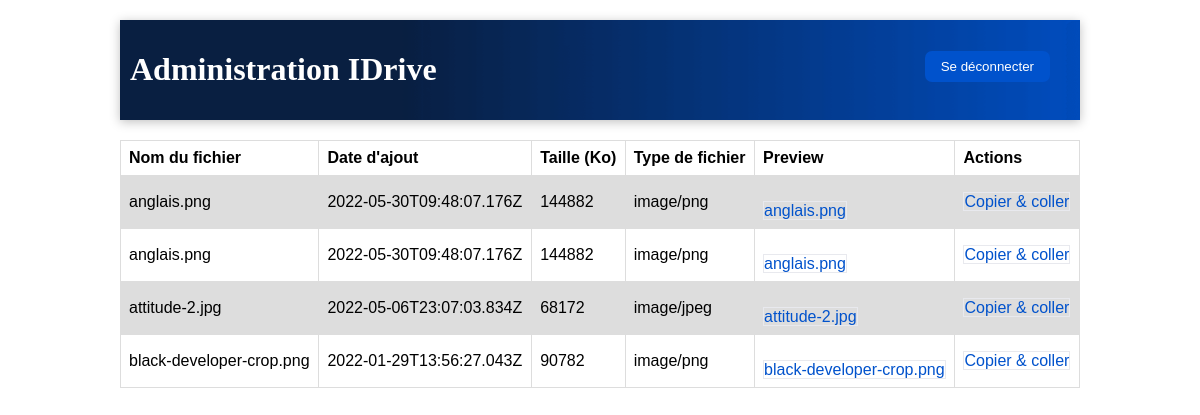
Page /IDriveWeb/Impersonate.php?id=1 on the earlier database version.
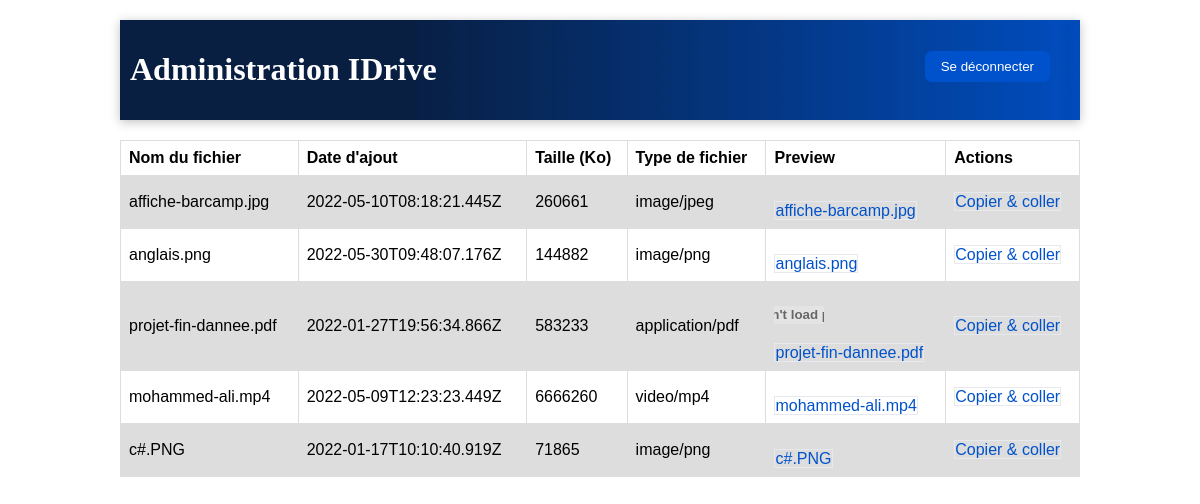
Same page on the later database version.
### tables this page shows
CREATE TABLE `docs` (
  `id` int(11) NOT NULL,
  `nom` varchar(100) NOT NULL,
  `user_id` int(11) NOT NULL,
  `upload_date` varchar(100) NOT NULL,
  `size` float NOT NULL,
  `file_type` text NOT NULL,
  `file_path` varchar(100) NOT NULL
);

### IDriveWeb/Impersonate.php (the view, shortened to what this page needs)
<!DOCTYPE html>
<html>
<head>
	<link rel="stylesheet" href="assets/css/style.css">
</head>
<body class="admin-body">
	<div class="home-item">
	<?php
	require("Connexion/Connexion_db.php");
	$session_id = $_GET['id'];
	?>
	<?php include("shared/adminHeader.php")?>
	<table class="table-view">
		<tr>
			<th>Nom du fichier</th>
			<th>Date d'ajout</th>
			<th>Taille (Ko)</th>
			<th>Type de fichier</th>
			<th>Preview</th>
			<th>Actions</th>
		</tr>
	<?php
	$sql_select = "SELECT * FROM docs WHERE user_id='$session_id'";
	$docs=$connexion->query($sql_select);
	if($docs->rowCount()>0)
	{
		while($row = $docs->fetch(PDO::FETCH_ASSOC)){
			$filename = $row["nom"];
			$upload_date = $row["upload_date"];
			$size = $row["size"];
			$file_type = $row["file_type"];
			$file_path = $row["file_path"];
			echo "
			<tr>
				<td>$filename</td>
				<td>$upload_date</td>
				<td>$size</td>
				<td>$file_type</td>
				<td>
					<object data='../IDriveMobile/public/uploads/$file_path' width='50' height='50'></object> </br>
					<a href='../IDriveMobile/public/uploads/$file_path' class='imp-style' target='_blank'>$filename</a>
				</td>
				<td> <a href='Paste.php?id=$session_id&file=$file_path'  class='imp-style'>Copier & coller</a></td>
			</tr>";
		}
	}
	?>
	</table>
</body>
</html>

Differences in the rows shown:
removed docs: nom "anglais.png", upload_date "2022-05-30T09:48:07.176Z", size "144882", file_type "image/png"
removed docs: nom "attitude-2.jpg", upload_date "2022-05-06T23:07:03.834Z", size "68172", file_type "image/jpeg"
removed docs: nom "black-developer-crop.png", upload_date "2022-01-29T13:56:27.043Z", size "90782", file_type "image/png"
now on this page (row edited): docs: nom "affiche-barcamp.jpg", upload_date "2022-05-10T08:18:21.445Z", size "260661", file_type "image/jpeg"
now on this page (row edited): docs: nom "projet-fin-dannee.pdf", upload_date "2022-01-27T19:56:34.866Z", size "583233", file_type "application/pdf"
now on this page (row edited): docs: nom "mohammed-ali.mp4", upload_date "2022-05-09T12:23:23.449Z", size "6666260", file_type "video/mp4"
now on this page (row edited): docs: nom "c#.PNG", upload_date "2022-01-17T10:10:40.919Z", size "71865", file_type "image/png"
